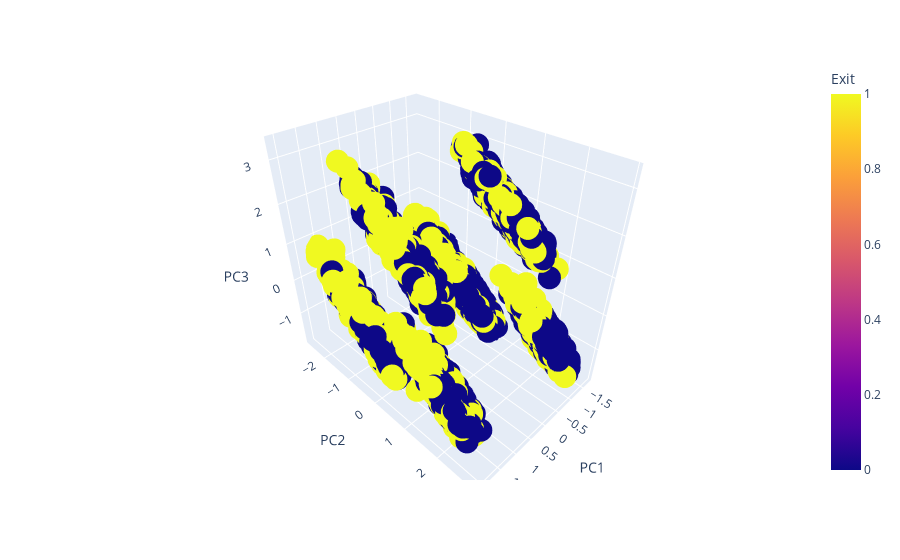

Notebook code for this chart:
### Code cell
fig = px.scatter_3d(scores_df, x='PC1', y='PC2', z='PC3',
              color='Exit')

fig.show()

### Figure 1 — Plotly figure (JSON) as saved in the notebook; plotly's stock layout.template omitted (floating-point values rounded to 4 significant figures; data arrays with more than 128 entries replaced by an {"elided": "..."} marker saying what was removed)
{"data": [{"hovertemplate": "PC1=%{x}<br>PC2=%{y}<br>PC3=%{z}<br>Exit=%{marker.color}<extra></extra>", "legendgroup": "", "marker": {"color": {"elided": "10000 int values"}, "coloraxis": "coloraxis", "symbol": "circle"}, "mode": "markers", "name": "", "scene": "scene", "showlegend": false, "type": "scatter3d", "x": {"elided": "10000 float values"}, "y": {"elided": "10000 float values"}, "z": {"elided": "10000 float values"}}], "layout": {"coloraxis": {"colorbar": {"title": {"text": "Exit"}}, "colorscale": [[0, "#0d0887"], [0.1111, "#46039f"], [0.2222, "#7201a8"], [0.3333, "#9c179e"], [0.4444, "#bd3786"], [0.5556, "#d8576b"], [0.6667, "#ed7953"], [0.7778, "#fb9f3a"], [0.8889, "#fdca26"], [1, "#f0f921"]]}, "legend": {"tracegroupgap": 0}, "margin": {"t": 60}, "scene": {"domain": {"x": [0, 1], "y": [0, 1]}, "xaxis": {"title": {"text": "PC1"}}, "yaxis": {"title": {"text": "PC2"}}, "zaxis": {"title": {"text": "PC3"}}}}}
